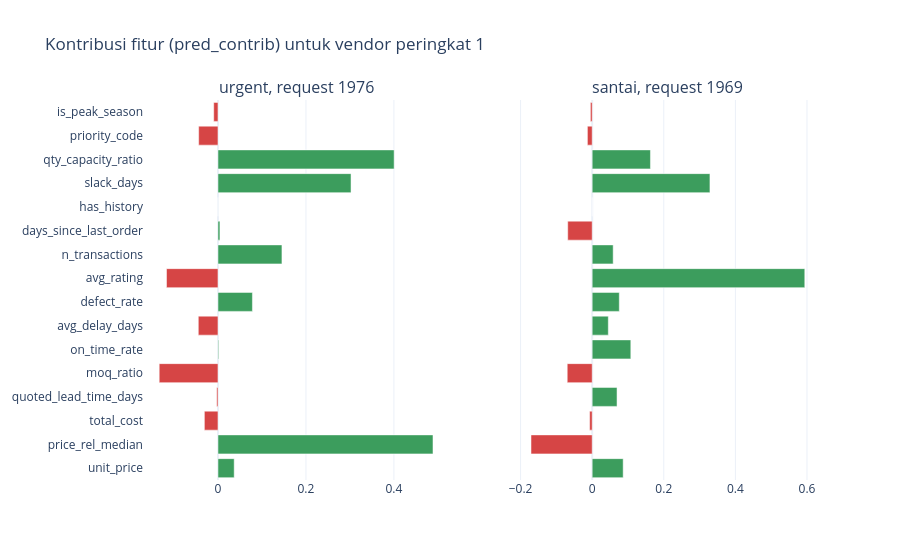

Notebook source saved alongside this figure:
### Code cell
fig = make_subplots(rows=1, cols=2, shared_yaxes=True,
                    subplot_titles=(f"urgent, request {examples['urgent']}", f"santai, request {examples['santai']}"))
for col, contrib in ((1, urgent_contrib), (2, santai_contrib)):
    top_vendor = contrib.iloc[0]
    fig.add_bar(y=list(config.FEATURE_COLUMNS), x=top_vendor.to_numpy(), orientation="h",
                marker_color=np.where(top_vendor.to_numpy() >= 0, "#3c9d5d", "#d64545"), row=1, col=col)
fig.update_layout(title="Kontribusi fitur (pred_contrib) untuk vendor peringkat 1", height=560, showlegend=False)
fig.show()

### Figure 1 — Plotly figure (JSON) as saved in the notebook; plotly's stock layout.template omitted (floating-point values rounded to 4 significant figures)
{"data": [{"marker": {"color": ["#3c9d5d", "#3c9d5d", "#d64545", "#d64545", "#d64545", "#3c9d5d", "#d64545", "#3c9d5d", "#d64545", "#3c9d5d", "#3c9d5d", "#3c9d5d", "#3c9d5d", "#3c9d5d", "#d64545", "#d64545"]}, "orientation": "h", "type": "bar", "x": [0.03686, 0.4888, -0.03094, -0.00281, -0.1336, 0.001585, -0.04473, 0.07831, -0.117, 0.1454, 0.004431, 0.0, 0.3025, 0.4005, -0.04392, -0.009688], "xaxis": "x", "y": ["unit_price", "price_rel_median", "total_cost", "quoted_lead_time_days", "moq_ratio", "on_time_rate", "avg_delay_days", "defect_rate", "avg_rating", "n_transactions", "days_since_last_order", "has_history", "slack_days", "qty_capacity_ratio", "priority_code", "is_peak_season"], "yaxis": "y"}, {"marker": {"color": ["#3c9d5d", "#d64545", "#d64545", "#3c9d5d", "#d64545", "#3c9d5d", "#3c9d5d", "#3c9d5d", "#3c9d5d", "#3c9d5d", "#d64545", "#3c9d5d", "#3c9d5d", "#3c9d5d", "#d64545", "#d64545"]}, "orientation": "h", "type": "bar", "x": [0.08652, -0.1709, -0.00719, 0.06937, -0.06974, 0.1079, 0.04502, 0.07569, 0.5938, 0.05859, -0.06837, 0.0, 0.3289, 0.1627, -0.01338, -0.004975], "xaxis": "x2", "y": ["unit_price", "price_rel_median", "total_cost", "quoted_lead_time_days", "moq_ratio", "on_time_rate", "avg_delay_days", "defect_rate", "avg_rating", "n_transactions", "days_since_last_order", "has_history", "slack_days", "qty_capacity_ratio", "priority_code", "is_peak_season"], "yaxis": "y2"}], "layout": {"annotations": [{"font": {"size": 16}, "showarrow": false, "text": "urgent, request 1976", "x": 0.225, "xanchor": "center", "xref": "paper", "y": 1.0, "yanchor": "bottom", "yref": "paper"}, {"font": {"size": 16}, "showarrow": false, "text": "santai, request 1969", "x": 0.775, "xanchor": "center", "xref": "paper", "y": 1.0, "yanchor": "bottom", "yref": "paper"}], "height": 560, "showlegend": false, "title": {"text": "Kontribusi fitur (pred_contrib) untuk vendor peringkat 1"}, "xaxis": {"anchor": "y", "domain": [0.0, 0.45]}, "xaxis2": {"anchor": "y2", "domain": [0.55, 1.0]}, "yaxis": {"anchor": "x", "domain": [0.0, 1.0]}, "yaxis2": {"anchor": "x2", "domain": [0.0, 1.0], "matches": "y", "showticklabels": false}}}
